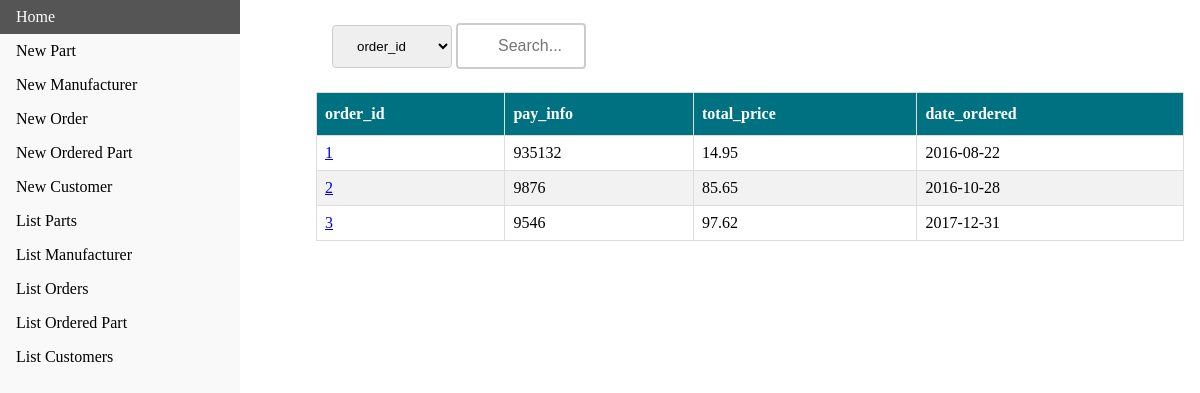
The page /list/order on the database its author committed.
### tables this page shows
CREATE TABLE "order" (
order_id INTEGER NOT NULL PRIMARY KEY,
pay_info TEXT NOT NULL,
total_price REAL NOT NULL,
date_ordered TEXT NOT NULL );

### webpage.py (the view)
@app.route('/list/<itype>')
@app.route('/list')
def list(itype='null'):
    if itype == 'null':
        return render_template('index.html')
    elif itype == 'part' or itype == 'customer' or itype == 'manufacturer' or itype == 'order' or itype == 'ordered_part':
        con = sql.connect("test3.db")
        con.row_factory = sql.Row
        cur = con.cursor()
        com = "SELECT * FROM '" + itype + "'"
        cur.execute(com)
        names = [description[0] for description in cur.description]
        rows = cur.fetchall()
    else:
        return render_template('index.html')
    return render_template("list.html", names=names, rows=rows, tname=itype)

### templates/list.html (shortened to what this page needs)
<!doctype html>
<html>
  <head>
    <link rel="stylesheet" type="text/css" href="{{ url_for('static', filename='css/navbar.css') }}" />
    <link rel="stylesheet" type="text/css" href="{{ url_for('static', filename='css/table.css') }}" />
    <link rel="stylesheet" type="text/css" href="{{ url_for('static', filename='css/button.css') }}" />
  </head>
  <body>
    <ul>
			<li><a href="/" >Home</a></li>
			<li><a href="/insert/part">New Part</a></li>
			<li><a href="/insert/man">New Manufacturer</a></li>
			<li><a href="/insert/order">New Order</a></li>
			<li><a href="/insert/op">New Ordered Part</a></li>
			<li><a href="/insert/cust">New Customer</a></li>
			<li><a href="/list/part">List Parts</a></li>
			<li><a href="/list/manufacturer">List Manufacturer</a></li>
			<li><a href="/list/order">List Orders</a></li>
			<li><a href="/list/ordered_part">List Ordered Part</a></li>
			<li><a href="/list/customer">List Customers</a></li>
		</ul>
    <div style="margin-left:25%; padding:1px 16px; height:100%;">
	    <div class="searchBar" style="margin-top: 15px; margin-bottom: 15px; padding: 1px 16px;">
        <form action="{{ url_for('search', itype=tname) }}" method="POST">
          <select name="selection">
            {% for col in names %}
            <option value="{{ col }}">{{ col }}</option>
            {% endfor %}
          </select>
          <input class="searchBar" type=text name="search" placeholder="Search...">
        </form>
      </div>
      <table>
        <thead>
          <tr>
            {% for col in names %}
              <th>{{ col }}</th>
            {% endfor %}
          </tr>
        </thead>
        <tbody>
          {% for row in rows %}
          <tr>
            {% for i in row %}
              {% if row[0] == i %}
                {% if names[0] == 'part_id' and names[1] == 'order_id' %}
                  <td><a href="{{ url_for('display',itype=tname, ident1=row[0], ident2=row[1]) }}" >{{ i }}</a> </td>
                {% else %}
                  <td><a href="{{ url_for('display',itype=tname, ident1=row[0]) }}">{{ i }}</a></td>
                {% endif %}
              {% else %}
                <td>{{ i }}</td>
              {% endif %}
            {% endfor %}
          </tr>
        {% endfor %}
        </tbody>
      </table>
    </div>
  </body>
</html>

### static/css/navbar.css (style rules this page uses)
body { margin: 0; }
ul { list-style-type: none; margin: 0; padding: 0; width: 20vw; background-color: #f1f1f175; position: fixed; height: 100%; overflow: auto; }
li a { display: block; color: #000; padding: 8px 16px; text-decoration: none; }

### static/css/table.css (style rules this page uses)
div { border-radius: 5px; background-color: #ffffffea; }
table { font-family: MuseoSans; border-collapse: collapse; width: 100%; }
tr { border-bottom: 1px solid #f2f2f2; }
th, td { border: 1px solid #ddd; padding: 8px; }
th { padding-top: 12px; padding-bottom: 12px; text-align: left; background-color: rgb(0, 113, 128); color: white; }
tr:nth-child(even) { background-color: #f2f2f2; }

### static/css/button.css (style rules this page uses)
.searchBar input[type=text] { width: 130px; box-sizing: border-box; border: 2px solid #ccc; border-radius: 4px; font-size: 16px; background-color: white; background-position: 10px 10px; background-repeat: no-repeat; padding: 12px 20px 12px 40px; -webkit-transition: width 0.4s ease-in-out; transition: width 0.4s ease-in-out; }
select { width: 10vw; padding: 12px 20px; margin: 8px 0; display: inline-block; border: 1px solid #ccc; border-radius: 4px; box-sizing: border-box; }

### rows shown on the page
order: row "1", pay_info "935132", total_price "14.95", date_ordered "2016-08-22"
order: row "2", pay_info "9876", total_price "85.65", date_ordered "2016-10-28"
order: row "3", pay_info "9546", total_price "97.62", date_ordered "2017-12-31"

### other values the page prints
{{ col }} "order_id" "pay_info" "total_price" "date_ordered"
form field selection "order_id"
